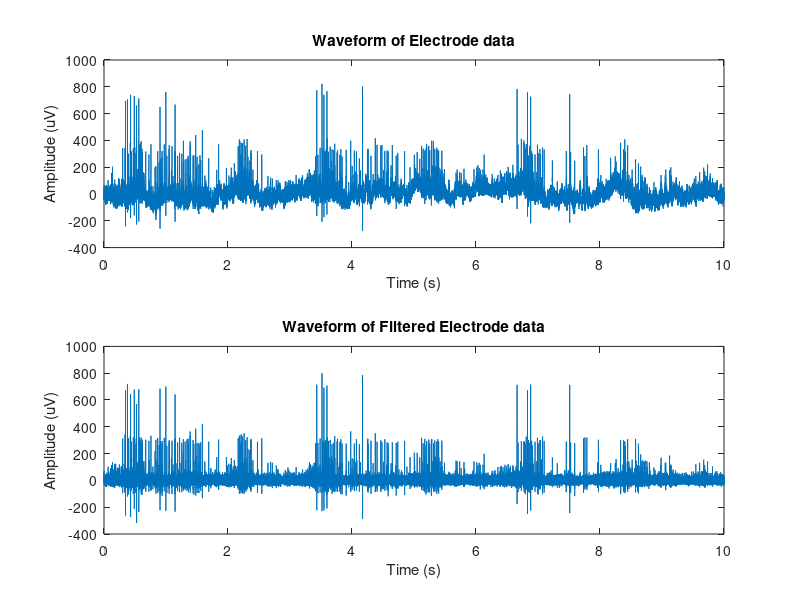
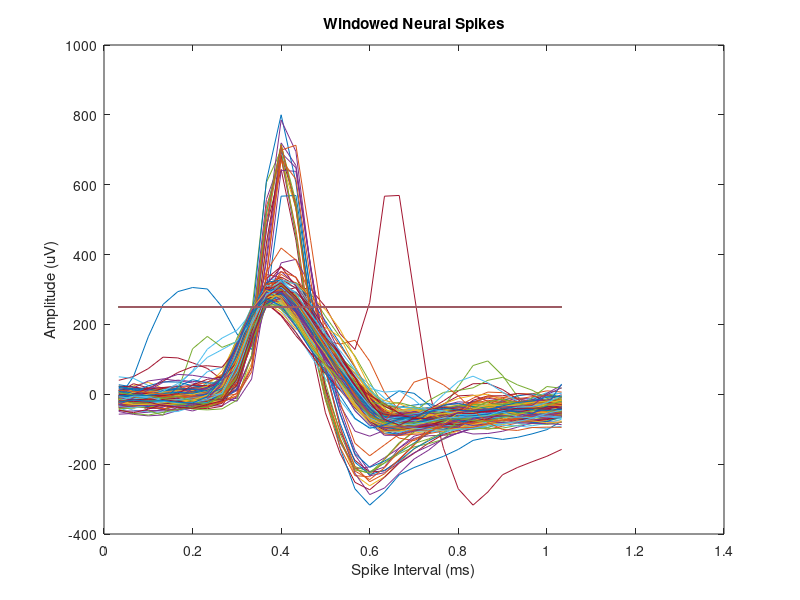

The MATLAB script that drew these images, in order: (Note: this script raises an error after producing the figures.)
clear 
close all
clc

if(~isdeployed)
    cd(fileparts(which(mfilename)));
end

load ps5_data.mat

%% Filtering out low frequencies
x = RealWaveform;
f0 = 30000; % sampling rate of waveform (Hz)
fstop = 250; % stop frequency (Hz)
fNyquist = f0/2; % the Nyquist limit
n = length(x);
fall = linspace(-fNyquist,fNyquist,n);
desiredresponse = ones(n,1);
desiredresponse(abs(fall)<=fstop) = 0;
xfiltered = real(ifft(fft(x).*fftshift(desiredresponse)));

%% Plotting the waveforms
t = 1/f0*(1:1:n);
figure();
subplot(2,1,1);
plot(t,x);
title('Waveform of Electrode data');
xlabel('Time (s)');
ylabel('Amplitude (uV)');
subplot(2,1,2);
plot(t,xfiltered);
hold on
plot(t,250*ones(length(xfiltered),1));
title('Waveform of Filtered Electrode data');
xlabel('Time (s)');
ylabel('Amplitude (uV)');

%% Detecting threshold crossings
data_threshold = sign(xfiltered-250);
data_cross = zeros(n,1);
for i = 1:1:n-1
    data_cross(i+1) = data_threshold(i+1)-data_threshold(i);
end
data_cross = sign(data_cross - realmin);
spikecurve = [];
[r, c] = find(data_cross == 1);

figure(2);
Fs = 30;
t = 1/Fs*(1:1:31);

for i = 1:1:length(r)
    temp = xfiltered(r(i)-10:r(i)+20);
    spikecurve = [spikecurve temp];
    plot(t,spikecurve(:,i));
    hold on
end
plot(t,250*ones(size(spikecurve,1)));
title('Windowed Neural Spikes');
xlabel('Spike Interval (ms)');
ylabel('Amplitude (uV)');

%% K-Means and Plots
[clust1,cent1,obj1] = my_kmeans(spikecurve',size(InitTwoClusters_1,2),InitTwoClusters_1);
plots(spikecurve,clust1,cent1,obj1);

[clust2,cent2,obj2] = my_kmeans(spikecurve',size(InitTwoClusters_2,2),InitTwoClusters_2);
plots(spikecurve,clust2,cent2,obj2);

[clust3,cent3,obj3] = my_kmeans(spikecurve',size(InitThreeClusters_1,2),InitThreeClusters_1);
plots(spikecurve,clust3,cent3,obj3);

[clust4,cent4,obj4] = my_kmeans(spikecurve',size(InitThreeClusters_1,2),InitThreeClusters_2);
plots(spikecurve,clust4,cent4,obj4);


